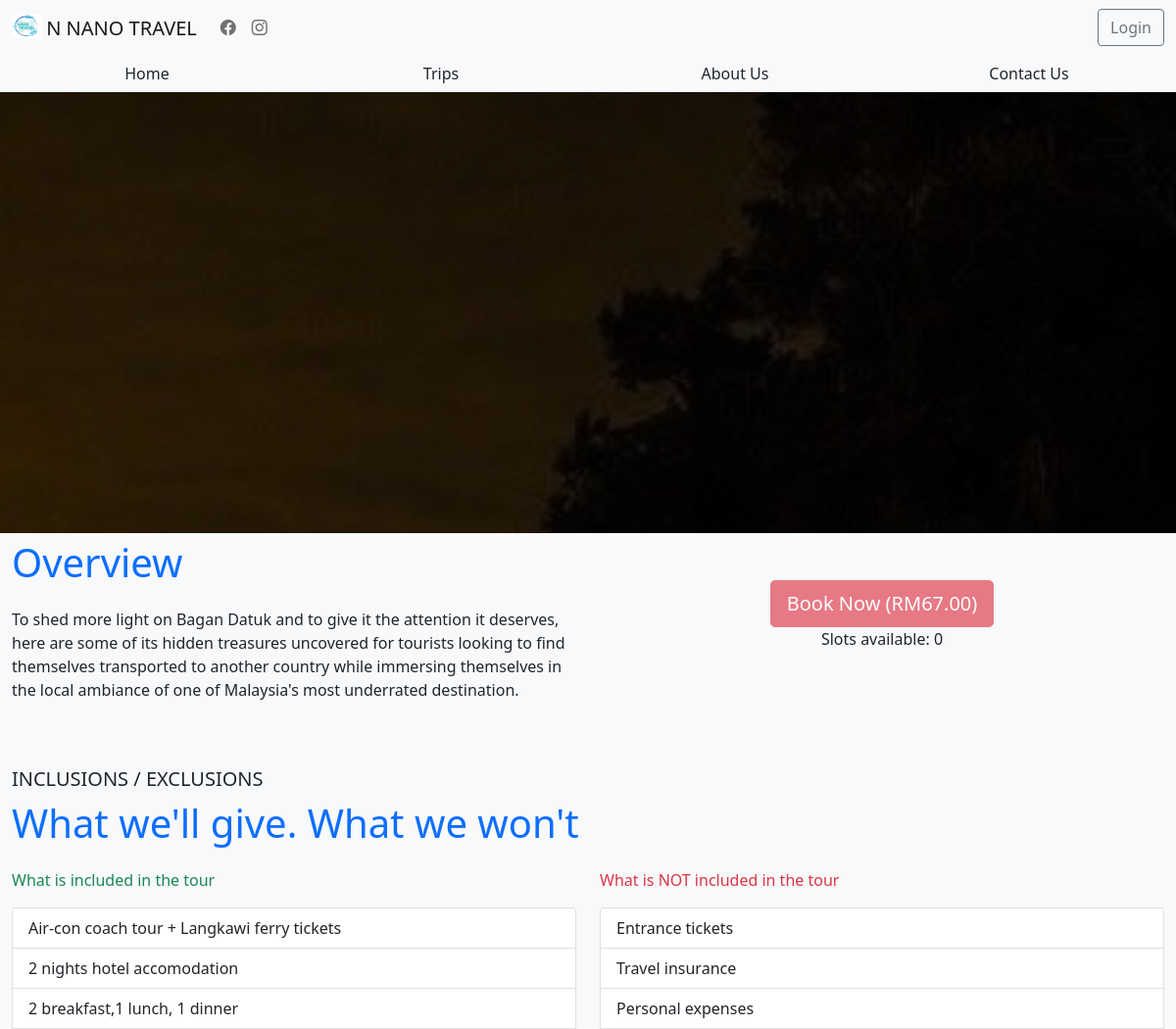
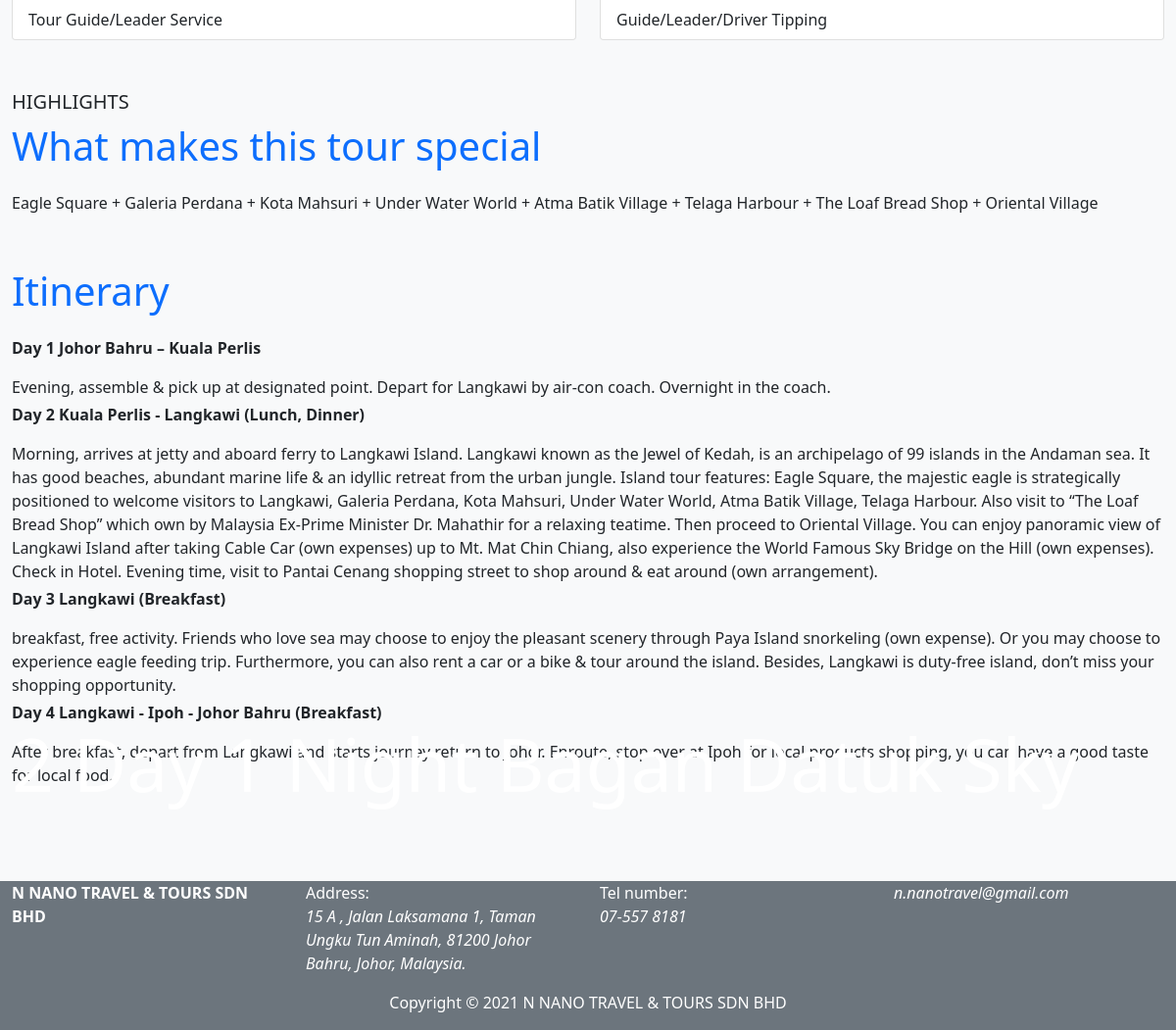
The app's page /views/tourDesc.php?locationID=1 with its own data (2 pictures, top to bottom).
### tables this page shows
CREATE TABLE `tourpackage` (
  `id` int(11) NOT NULL,
  `pkgTitle` varchar(30) NOT NULL,
  `pkgOverview` text NOT NULL,
  `pkgDetails` text NOT NULL,
  `pkgPrice` varchar(20) NOT NULL,
  `pkgChildPrice` varchar(20) NOT NULL,
  `pkgSlots` int(100) NOT NULL,
  `pkgImageSrc` varchar(255) NOT NULL
);

### views/tourDesc.php (the view, shortened to what this page needs)
<?php
require_once('../functions/connectDB.php');
$id = $_GET['locationID'];
$sql = "SELECT * FROM tourpackage WHERE id = $id";
$result = mysqli_query($conn, $sql);
if(mysqli_num_rows($result) > 0){
    while($row = mysqli_fetch_assoc($result)){
?>
<!DOCTYPE html>
<html lang="en">
<head>
    <?php
        include 'components/cdnSetup.php'
    ?>
</head>
<body class="bg-light">
    <?php
        include 'components/navBar.php'
    ?>
    <?php
        include 'components/navTabs.php'
    ?>
    <div class="container-fluid titleImage">
        <p class="titleText text-white">
            <?php echo $row['pkgTitle']; ?>
        </p>
    </div>
    <div class="container-fluid mb-5">
        <div class="row">
            <div class="col-md-6">
                <p class="text-primary sectionDesc">Overview</p>
                <p class="text-start">
                    <?php echo $row['pkgOverview']; ?>
                </p>
            </div>
            <div class="col-md-6 mt-5 text-center">
                <button class="btn btn-lg btn-danger" data-bs-toggle="modal" data-bs-target="#orderModal"
                    <?php if($row['pkgSlots'] <= 0) { echo 'disabled'; }?>>
                    Book Now
                    (RM<?php echo $row['pkgPrice']; ?>)
                </button>
                <p>Slots available: <?php echo $row['pkgSlots']; ?></p>
            </div>
        </div>
    </div>
    <div class="container-fluid mb-5">
        <p class="sectionTitle text-dark fw-lighter mb-0">INCLUSIONS / EXCLUSIONS</p>
        <p class="text-primary sectionDesc">What we'll give. What we won't</p>
        <div class="row">
            <div class="col-md-6">
                <p class="text-success">What is included in the tour</p>
                <div class="list-group">
                    <div class="list-group-item">
                        Air-con coach tour + Langkawi ferry tickets
                    </div>
                    <div class="list-group-item">
                        2 nights hotel accomodation
                    </div>
                    <div class="list-group-item">
                        2 breakfast,1 lunch, 1 dinner
                    </div>
                    <div class="list-group-item">
                        Tour Guide/Leader Service
                    </div>
                </div>
            </div>
            <div class="col-md-6">
                <p class="text-danger">What is NOT included in the tour</p>
                <div class="list-group">
                    <div class="list-group-item">
                        Entrance tickets
                    </div>
                    <div class="list-group-item">
                        Travel insurance
                    </div>
                    <div class="list-group-item">
                        Personal expenses
                    </div>
                    <div class="list-group-item">
                        Guide/Leader/Driver Tipping
                    </div>
                </div>
            </div>
        </div>
    </div>
    <div class="container-fluid mb-5">
        <p class="sectionTitle text-dark fw-lighter mb-0">HIGHLIGHTS</p>
        <p class="text-primary sectionDesc">What makes this tour special</p>
        <p class="text-start">
            Eagle Square + Galeria Perdana + Kota Mahsuri + Under Water World + Atma Batik Village + Telaga Harbour + The Loaf Bread Shop + Oriental Village
        </p>
    </div>
    <div class="container-fluid mb-5 pb-5">
        <p class="text-primary sectionDesc">Itinerary</p>
        <div class="text-start">
            <p class="fw-bold">Day 1 Johor Bahru – Kuala Perlis</p>
            Evening, assemble & pick up at designated point. Depart for Langkawi by air-con coach. Overnight in the coach.
            <p class="fw-bold mt-1">Day 2 Kuala Perlis - Langkawi (Lunch, Dinner) </p>
            Morning, arrives at jetty and aboard ferry to Langkawi Island. Langkawi known as the Jewel of Kedah, is an archipelago of 99 islands in the Andaman sea. It has good beaches, abundant marine life & an idyllic retreat from the urban jungle. Island tour features: Eagle Square, the majestic eagle is strategically positioned to welcome visitors to Langkawi, Galeria Perdana, Kota Mahsuri, Under Water World, Atma Batik Village, Telaga Harbour. Also visit to “The Loaf Bread Shop” which own by Malaysia Ex-Prime Minister Dr. Mahathir for a relaxing teatime. Then proceed to Oriental Village. You can enjoy panoramic view of Langkawi Island after taking Cable Car (own expenses) up to Mt. Mat Chin Chiang, also experience the World Famous Sky Bridge on the Hill (own expenses). Check in Hotel. Evening time, visit to Pantai Cenang shopping street to shop around & eat around (own arrangement).
            <p class="fw-bold mt-1">Day 3 Langkawi (Breakfast)</p>
            breakfast, free activity. Friends who love sea may choose to enjoy the pleasant scenery through Paya Island snorkeling (own expense). Or you may choose to experience eagle feeding trip. Furthermore, you can also rent a car or a bike & tour around the island. Besides, Langkawi is duty-free island, don’t miss your shopping opportunity.
            <p class="fw-bold mt-1">Day 4 Langkawi - Ipoh - Johor Bahru (Breakfast)</p>
            After breakfast, depart from Langkawi and starts journey return to Johor. Enroute, stop over at Ipoh for local products shopping, you can have a good taste for local food.
        </div>
    </div>
    <?php
        include 'components/footer.php'
    ?>
</body>
</html>
<?php
        }
    }else{
        echo "<h1 class='text-center'>Invalid Page</h1>";
    }
?>

### views/components/navBar.php (shortened to what this page needs)
<nav class="navbar navbar-light navbar-expand-md bg-light">
    <div class="container-fluid">
        <a class="navbar-brand h1 mr-0 mb-0" href="index.php">
            <img src="../assets/logo.png" alt="" width="30" height="24" class="d-inline-block align-text-top">
            N NANO TRAVEL
        </a>
        <div class="collapse navbar-collapse" id="navbarNavAltMarkup">
            <div class="navbar-nav  me-auto">
                <a class="nav-link" aria-current="page" href="https://www.facebook.com/n.nanotravel">
                    <i class="bi bi-facebook"></i>
                </a>
                <a class="nav-link" href="https://www.instagram.com/n.nanotravel/?utm_medium=copy_link">
                    <i class="bi bi-instagram"></i>
                </a>
            </div>
            <?php
                if(!empty($_SESSION['username'])){
            ?>
                    <p class="mb-0 mx-2">Welcome,<?php echo $_SESSION['username']; ?></p>
                    <a class="d-flex btn btn-outline-secondary btn-md" href="../functions/userController.php?logout">Logout</a>
            <?php
                }else{
            ?>
                    <a class="d-flex btn btn-outline-secondary btn-md" href="../views/login.php">Login</a>
            <?php
                }
            ?>
        </div>
    </div>
</nav>

### views/components/navTabs.php
<div class="container-fluid bg-light">
    <div class="row">
        <div class="col-md-3 text-center">
            <a href="index.php" class="btn btn-md shadow-none">Home</a>
        </div>
        <div class="col-md-3 text-center">
            <a href="trips.php" class="btn btn-md shadow-none">Trips</a>
        </div>
        <div class="col-md-3 text-center">
            <a href="aboutUs.php" class="btn btn-md shadow-none">About Us</a>
        </div>
        <div class="col-md-3 text-center">
            <a href="contactUs.php" class="btn btn-md shadow-none">Contact Us</a>
        </div>
    </div>
</div>

### views/components/footer.php
<div class="container-fluid bg-secondary mt-5 footer">
    <div class="row">
        <div class="col-md-3 text-white">
            <p class="fw-bold">N NANO TRAVEL & TOURS SDN BHD</p>
        </div>
        <div class="col-md-3 text-white">
            <p class="mb-0">Address: </p>
            <p class="fst-italic">15 A , Jalan Laksamana 1, Taman Ungku Tun Aminah, 81200 Johor Bahru, Johor, Malaysia.</p>
        </div>
        <div class="col-md-3 text-white">
            <p class="mb-0">Tel number: </p>
            <p class="fst-italic">07-557 8181</p>
        </div>
        <div class="col-md-3 text-white">
            <p class="fst-italic">n.nanotravel@gmail.com</p>
        </div>
        <div class="col-md-12 text-center text-white">
            <p class="fw-lighter">Copyright © 2021 N NANO TRAVEL & TOURS SDN BHD</p>
        </div>
    </div>
</div>

### records on screen
tourpackage: pkgTitle "2 Day 1 Night Bagan Datuk Sky", pkgOverview "To shed more light on Bagan Datuk and to give it the attention it deserves, here are some of its hidden treasures uncovered for tourists looking to find themselves transported to another country while immersing themselves in the local ambiance of one of Malaysia's most underrated destination.", pkgPrice "67.00", pkgSlots "0"
